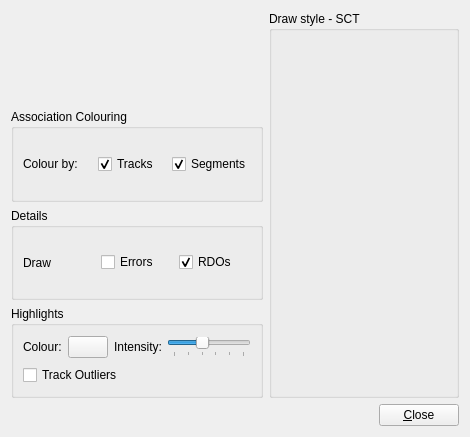
<?xml version="1.0" encoding="UTF-8"?>
<ui version="4.0">
 <class>PRDSysSettingsDisplayForm</class>
 <widget class="QWidget" name="PRDSysSettingsDisplayForm">
  <property name="geometry">
   <rect>
    <x>0</x>
    <y>0</y>
    <width>470</width>
    <height>437</height>
   </rect>
  </property>
  <property name="windowTitle">
   <string>Form</string>
  </property>
  <layout class="QGridLayout" name="gridLayout_3">
   <item row="4" column="0" colspan="2">
    <layout class="QHBoxLayout">
     <property name="spacing">
      <number>0</number>
     </property>
     <item>
      <spacer>
       <property name="orientation">
        <enum>Qt::Horizontal</enum>
       </property>
       <property name="sizeHint" stdset="0">
        <size>
         <width>40</width>
         <height>20</height>
        </size>
       </property>
      </spacer>
     </item>
     <item>
      <widget class="QPushButton" name="pushButton_close">
       <property name="text">
        <string>&amp;Close</string>
       </property>
      </widget>
     </item>
    </layout>
   </item>
   <item row="0" column="1" rowspan="4">
    <layout class="QVBoxLayout" name="verticalLayout_4">
     <item>
      <widget class="QGroupBox" name="groupBox_2">
       <property name="title">
        <string>Draw style - SCT</string>
       </property>
       <layout class="QVBoxLayout" name="verticalLayout">
        <item>
         <widget class="VP1DrawOptionsWidget" name="widget_drawOptions_PixelSCT" native="true"/>
        </item>
       </layout>
      </widget>
     </item>
    </layout>
   </item>
   <item row="1" column="0">
    <widget class="QGroupBox" name="groupBox">
     <property name="title">
      <string>Association Colouring</string>
     </property>
     <layout class="QHBoxLayout" name="horizontalLayout">
      <item>
       <widget class="QLabel" name="label">
        <property name="text">
         <string>Colour by:</string>
        </property>
       </widget>
      </item>
      <item>
       <widget class="QCheckBox" name="checkBox_colourByTrack">
        <property name="toolTip">
         <string>If selected, PrepRawData which are assigned to a track will take the colour of that track.</string>
        </property>
        <property name="text">
         <string>Tracks</string>
        </property>
        <property name="checked">
         <bool>true</bool>
        </property>
       </widget>
      </item>
      <item>
       <widget class="QCheckBox" name="checkBox_colourBySegment">
        <property name="toolTip">
         <string>If selected, PrepRawData which are assigned to a segment will take the colour of that segment.</string>
        </property>
        <property name="text">
         <string>Segments</string>
        </property>
        <property name="checked">
         <bool>true</bool>
        </property>
       </widget>
      </item>
     </layout>
    </widget>
   </item>
   <item row="3" column="0">
    <widget class="QGroupBox" name="groupBox_highlights">
     <property name="title">
      <string>Highlights</string>
     </property>
     <layout class="QGridLayout" name="gridLayout_2">
      <item row="4" column="0" colspan="2">
       <layout class="QHBoxLayout" name="_5">
        <property name="spacing">
         <number>0</number>
        </property>
       </layout>
      </item>
      <item row="0" column="0">
       <layout class="QHBoxLayout" name="_7">
        <item>
         <widget class="QLabel" name="label_highlights_material">
          <property name="text">
           <string>Colour:</string>
          </property>
         </widget>
        </item>
        <item>
         <widget class="VP1MaterialButton" name="materialbutton_highlights_material">
          <property name="text">
           <string/>
          </property>
         </widget>
        </item>
       </layout>
      </item>
      <item row="0" column="1">
       <layout class="QHBoxLayout" name="_8">
        <property name="spacing">
         <number>5</number>
        </property>
        <item>
         <widget class="QLabel" name="label_highlights_intensity">
          <property name="text">
           <string>Intensity:</string>
          </property>
         </widget>
        </item>
        <item>
         <widget class="QSlider" name="horizontalSlider_highlights_intensity">
          <property name="sizePolicy">
           <sizepolicy hsizetype="Fixed" vsizetype="Fixed">
            <horstretch>0</horstretch>
            <verstretch>0</verstretch>
           </sizepolicy>
          </property>
          <property name="minimum">
           <number>1</number>
          </property>
          <property name="maximum">
           <number>6</number>
          </property>
          <property name="pageStep">
           <number>1</number>
          </property>
          <property name="value">
           <number>3</number>
          </property>
          <property name="orientation">
           <enum>Qt::Horizontal</enum>
          </property>
          <property name="tickPosition">
           <enum>QSlider::TicksBelow</enum>
          </property>
         </widget>
        </item>
       </layout>
      </item>
      <item row="1" column="0" colspan="2">
       <widget class="QCheckBox" name="checkBox_highlight_trackoutliers">
        <property name="text">
         <string>Track Outliers</string>
        </property>
       </widget>
      </item>
     </layout>
    </widget>
   </item>
   <item row="2" column="0">
    <widget class="QGroupBox" name="groupBox_5">
     <property name="title">
      <string>Details</string>
     </property>
     <layout class="QHBoxLayout" name="horizontalLayout_2">
      <item>
       <widget class="QLabel" name="label_2">
        <property name="text">
         <string>Draw</string>
        </property>
       </widget>
      </item>
      <item>
       <widget class="QCheckBox" name="checkBox_drawErrors">
        <property name="toolTip">
         <string>If selected, PrepRawData which are assigned to a track will take the colour of that track.</string>
        </property>
        <property name="text">
         <string>Errors</string>
        </property>
        <property name="checked">
         <bool>false</bool>
        </property>
       </widget>
      </item>
      <item>
       <widget class="QCheckBox" name="checkBox_drawRDOs">
        <property name="toolTip">
         <string>If selected, PrepRawData which are assigned to a track will take the colour of that track.</string>
        </property>
        <property name="text">
         <string>RDOs</string>
        </property>
        <property name="checked">
         <bool>true</bool>
        </property>
       </widget>
      </item>
     </layout>
    </widget>
   </item>
  </layout>
 </widget>
 <customwidgets>
  <customwidget>
   <class>VP1MaterialButton</class>
   <extends>QPushButton</extends>
   <header>VP1Base/VP1MaterialButton.h</header>
  </customwidget>
  <customwidget>
   <class>VP1DrawOptionsWidget</class>
   <extends>QWidget</extends>
   <header>VP1Base/VP1DrawOptionsWidget.h</header>
   <container>1</container>
  </customwidget>
 </customwidgets>
 <resources/>
 <connections/>
</ui>
